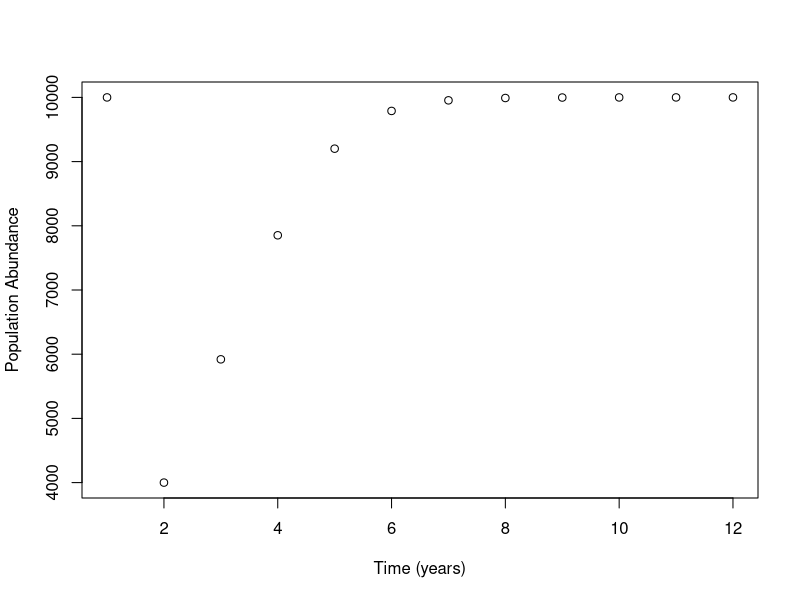

Write the R code that produced this figure.
# EBIO5420 
# Lab08
# Madden Brewster 
# March 11, 2020 


# 3. Recall problem #7 from [Week 4's lab (on writing loops)](https://github.com/flaxmans/CompBio_on_git/blob/master/Labs/Lab04/Lab04_ForLoops.md).  
# That problem asked you to write code that could implement the discrete-time 
# logistic growth model.  Starting with that code, please do the following:

# a. Create a new script in a directory for Lab08 that contains this code 
# (it is fine to copy and paste from your own work)

# b. Turn the logistic growth model code into a function that takes `r` 
# (the intrinsic growth rate), `K` (the carrying capacity), the total number
# of generations, and the initial population size as its arguments. 

# Step #7 from Lab04: redo question 4 from part I, but now store all of the data 
# Step #4 from Lab04: # Step #4: write a loop for the population abundance over time 
# that predicts n[12] given the following parameters:
 
log_growth_model <- function(r, K, generations, pop_initial) {
  pop_vec <- rep(1, generations) # create a vector of 1's to replace with populations for the number of generations requested 
  time_vec <- rep(1, generations) # create a vector of 1's to replace with time points 
  for (i in seq(2, generations)) {
    pop_vec[1] <- pop_initial 
    pop_initial <-  pop_initial + (r * pop_initial * (K - pop_initial) / K) # discrete time logistic growth equation 
    pop_vec[i] <- pop_initial # store population abundance into ith spot in pop_vector 
    time_vec[i] <- i # store time points in vector 
  }
  
# c. Add code to the function so that it produces a plot of the data it 
# generates (i.e., it should plot abundance over time).  Note that the axes 
# should be labeled appropriately.
  
  plot(time_vec, pop_vec, xlab = "Time (years)", ylab = "Population Abundance") # plot the time and population abundance 
  time_pop_mat <- cbind(time_vec, pop_vec) # put them into a 2 column matrix using cbind() command 
  colnames(time_pop_mat) <- c("Generation", "Population Abundance") # name the columns appropriately 
  return(time_pop_mat) # return the matrix as the result 
}

# d. Following the function, write a line(s) of code that calls the function 
# (you choose the parameter values).

log_growth_model_to_save <- log_growth_model(0.8, 10000, 12, 2500)

# e. Write a line(s) of code that writes the data set to a file (also in your
# Lab08 directory).  The data file should have two columns: the first column 
# should be "generations", and the second column should be "abundance".

setwd("/Documents/EBIO5420/CompBioLabsAndHomework/Labs/Lab08") # I am having a ton of trouble changing my wd here...even though using getwd() I know I'm at /Users/maddenbrewster/, I keep getting a "cannot change working directory" error.
write.csv(x = log_growth_model_to_save, file = "Log_Growth_Model.csv") # write the file to a csv. 


